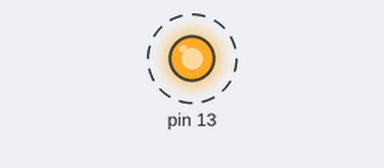
A sketch run on a simulated Arduino Nano, built with avr-gcc and run on an emulated ATmega328P. Parts: output pins drawn as LEDs (lit = HIGH). Dashed ring = blinking. What the sketch prints to the serial monitor is not drawn.

Above: at 0.7 s.
Timing chart, 0 to 3.5 s (numbered marks = the images above):
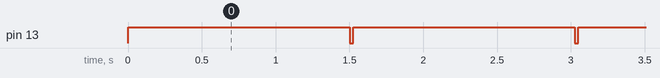

The sketch:

FrontDoor4.ino
```cpp
#include "Knob.h"
#include "Signal.h"

Knob knob(A7);
Signal theSignal(13);

void setup() {
  Serial.begin(9600);
  }

void loop() {
  if(knob.isDown()){
    theSignal.sendSignal(1500);
  }
  delay(25);
}
```

Knob.cpp
```cpp
#include "Knob.h"
#include "Arduino.h"

Knob::Knob(int pin){
    _pin = pin;
    pinMode(_pin, INPUT);
};

boolean Knob::isDown(){
  Serial.println(digitalRead(A7));
  return digitalRead(A7) == LOW;
};
```

Knob.h
```cpp
#include "Arduino.h"

class Knob {
  public:
    Knob(int pin);
    boolean isDown();
  private:
    int _pin;
};
```

Signal.cpp
```cpp
#include "Signal.h"
#include "Arduino.h"

Signal::Signal(int pin){
  _pin = pin;
  pinMode(_pin, OUTPUT);
}

void Signal::sendSignal(int millies){
  digitalWrite(_pin, HIGH);
  delay(millies);
  digitalWrite(_pin, LOW);
}
```

Signal.h
```cpp
#include "Arduino.h"

class Signal {
  public:
    Signal(int pin);
    void sendSignal(int millies);
  private:
    int _pin;
};
```

Measured:
- by itself, pin 13: alternates HIGH for 1.5 s and LOW for 0.03 s
